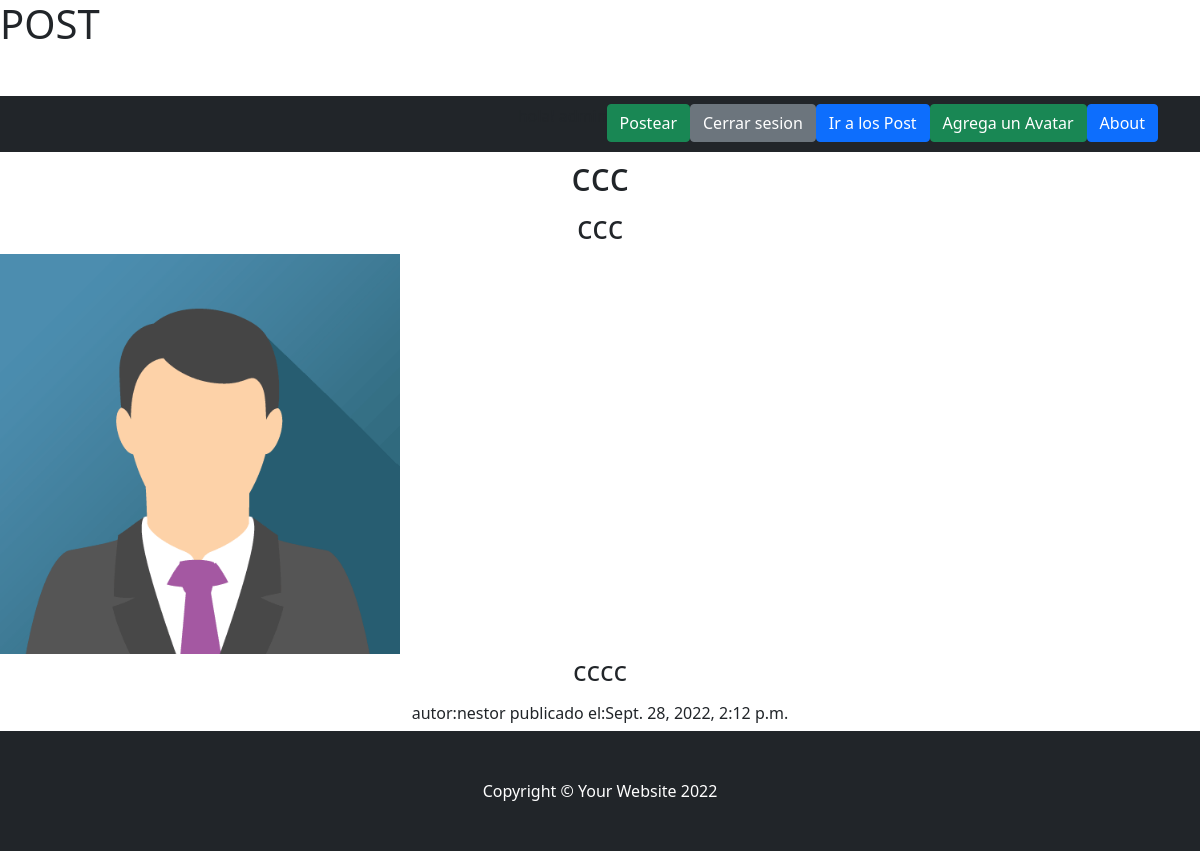
Page /verPost/17 (signed in) on the committed database.
### Blogs/models.py (models this page shows, shortened)
class Post(models.Model):
    titulo = models.CharField(max_length=100, unique=True, null=False)
    subtitulo = models.CharField(max_length=100, unique=True, null=False)
    imagen = models.ImageField(upload_to='posts',null=True,blank=True)
    contenido = RichTextField(null=True)
    fecha_publicacion = models.DateTimeField(auto_now_add=True)
    fecha_edicion = models.DateTimeField(auto_now_add=True)
    autor = models.ForeignKey(User, on_delete=models.CASCADE,null=True,blank=True)

### Blogs/views.py (the view)
# urls.py: path('verPost/<int:id>', detalle_post, name='verPost'),
def detalle_post(request, id):
    post= Post.objects.get(id = id)
    return render(request, "Blogs/ver_post.html", {"post":post})

### Blogs/templates/Blogs/ver_post.html (shortened to what this page needs)
{% extends "AppLogin/home.html" %}
{% block titulo_de_pagina %}
    <h1 class="mb-5">POST</h1>
{% endblock %}
{% block contenido_que_cambia %}
    <h1 align="center">{{ post.titulo }}</h1>
    <h2 align="center">{{ post.subtitulo }}</h2>
    <img align="center" src="{{ post.imagen.url }}" width="400" height="400">
    <h3 align="center"> {{ post.contenido | safe}} </h3>
    <h6 align="center"> autor:{{ post.autor }}  publicado el:{{ post.fecha_publicacion }}</h6>
{% endblock %}

### rows in the picture
Post: titulo "ccc", subtitulo "ccc", imagen (picture), contenido "cccc", autor "nestor", fecha_publicacion "Sept. 28, 2022, 2:12 p.m."
